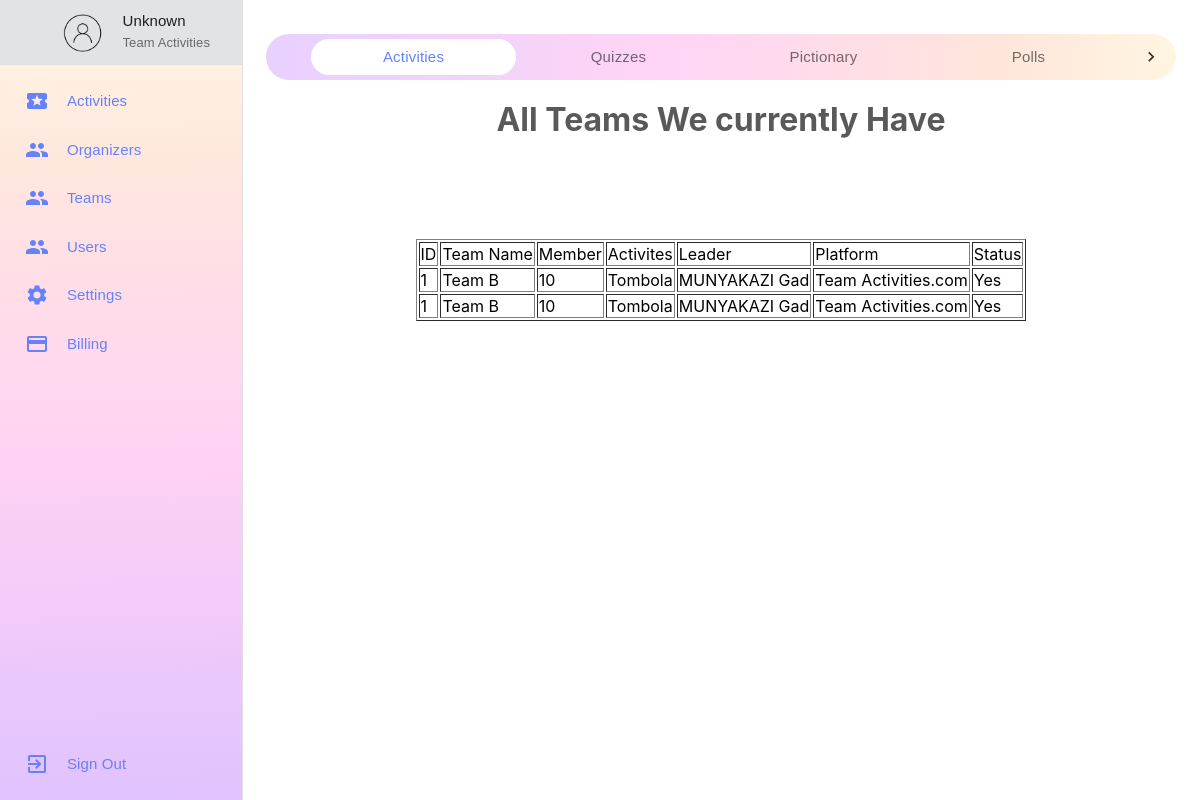
Page /Admin/team.php (signed in) on the committed database.
### tables this page shows
CREATE TABLE `teams` (
  `id` int(50) NOT NULL,
  `tname` varchar(50) NOT NULL,
  `member` int(50) NOT NULL,
  `activities` varchar(50) NOT NULL,
  `leader` varchar(50) NOT NULL,
  `platform` varchar(50) NOT NULL,
  `active` varchar(50) NOT NULL
);

### Admin/team.php (the view, shortened to what this page needs)
<?php
   require_once('db.php');
    $user_id = $_SESSION['user_id'];
    $sql = "SELECT username FROM user WHERE id='$user_id'";
    $result = $connection->query($sql);
    if ($result->num_rows == 1) {
        $row = $result->fetch_assoc();
        $email = $row['username'];
    } else {
        $email = "Unknown";
    }
    $query = "SELECT * FROM teams";
    $result = mysqli_query($connection,$query);
?>
<html>
<head>
  <link href="./static/css/main.ecbd17b9.chunk.css" rel="stylesheet">
</head>
<body>
    <div id="root">
        <nav class="jss39">
        <div class="MuiDrawer-root MuiDrawer-docked">
            <div class="MuiPaper-root MuiDrawer-paper jss45 MuiDrawer-paperAnchorLeft MuiDrawer-paperAnchorDockedLeft MuiPaper-elevation0">
            <div class="jss40 cFlex"><div class="jss44" style="min-height: fit-content;">
                <div class="MuiBox-root jss56 jss47 cWidthFillAvailable">
                <div class="MuiBox-root jss57">
                    <p class="MuiTypography-root jss49 maxLines2 MuiTypography-body1">
                        <?php echo $email; ?>
                    </p>
                    <p class="MuiTypography-root jss50 MuiTypography-body1">
                    Team Activities
                    </p>
                </div>
                <div class="MuiAvatar-root MuiAvatar-circular jss48">
                    <img alt="ishimwe Oaklynn" src="./images/men.png" class="MuiAvatar-img">
                    </div>
                </div>
            </div>
            <ul class="MuiList-root MuiList-padding">
                <li class="MuiListItem-root jss51 MuiListItem-gutters">
                    <div class="MuiListItemIcon-root" style="min-width: 42px;">
                    </div>
                    <div class="MuiListItemText-root" id="MuiListItemclickable001">
                        <span class="MuiTypography-root MuiListItemText-primary MuiTypography-body1 MuiTypography-displayBlock">
                            Activities
                        </span>
                    </div>
                </li>
                <li class="MuiListItem-root jss51 MuiListItem-gutters">
                <div class="MuiListItemIcon-root" style="min-width: 42px;">
                </div>
                <div class="MuiListItemText-root" id="MuiListItemclickable002">
                    <span class="MuiTypography-root MuiListItemText-primary MuiTypography-body1 MuiTypography-displayBlock">
                    Organizers
                    </span>
                    </div>
                </li>
                <li class="MuiListItem-root jss51 MuiListItem-gutters">
                    <div class="MuiListItemIcon-root" style="min-width: 42px;">
                    </div>
                    <div class="MuiListItemText-root" id="MuiListItemclickable003">
                        <span class="MuiTypography-root MuiListItemText-primary MuiTypography-body1 MuiTypography-displayBlock">
                        Teams
                        </span>
                    </div>
                    </li>
                    <li class="MuiListItem-root jss51 MuiListItem-gutters">
                    <div class="MuiListItemIcon-root" style="min-width: 42px;">
                    </div>
                    <div class="MuiListItemText-root" id="MuiListItemclickable004">
                        <span class="MuiTypography-root MuiListItemText-primary MuiTypography-body1 MuiTypography-displayBlock">
                        Users
                        </span>
                    </div>
                    </li>
                    <li class="MuiListItem-root jss51 MuiListItem-gutters">
                    <div class="MuiListItemIcon-root" style="min-width: 42px;">
                    </div>
                    <div class="MuiListItemText-root" id="MuiListItemclickable005">
                        <span class="MuiTypography-root MuiListItemText-primary MuiTypography-body1 MuiTypography-displayBlock">
                        Settings
                        </span>
                    </div>
                    </li>
                    <li class="MuiListItem-root jss51 MuiListItem-gutters">
                            <div class="MuiListItemIcon-root" style="min-width: 42px;">
                            <svg class="MuiSvgIcon-root" focusable="false" viewBox="0 0 24 24" aria-hidden="true">
                                <path d="M20 4H4c-1.11 0-1.99.89-1.99 2L2 18c0 1.11.89 2 2 2h16c1.11 0 2-.89 2-2V6c0-1.11-.89-2-2-2zm0 14H4v-6h16v6zm0-10H4V6h16v2z">
                                </path>
                            </svg>
                            </div>
                            <div class="MuiListItemText-root" id="MuiListItemclickable006">
                            <span class="MuiTypography-root MuiListItemText-primary MuiTypography-body1 MuiTypography-displayBlock">
                                Billing
                            </span>
                            </div>
                        </li>
                    </ul>
                        <div class="cHeightFillAvailable">
                        </div>
                        <ul class="MuiList-root MuiList-padding">
                        <li class="MuiListItem-root jss51 MuiListItem-gutters">
                            <div class="MuiListItemIcon-root" style="min-width: 42px;">
                            <svg class="MuiSvgIcon-root" focusable="false" viewBox="0 0 24 24" aria-hidden="true">
                                <path d="M10.09 15.59L11.5 17l5-5-5-5-1.41 1.41L12.67 11H3v2h9.67l-2.58 2.59zM19 3H5c-1.11 0-2 .9-2 2v4h2V5h14v14H5v-4H3v4c0 1.1.89 2 2 2h14c1.1 0 2-.9 2-2V5c0-1.1-.9-2-2-2z">
                                </path>
                            </svg>
                            </div>
                            <div class="MuiListItemText-root" id="MuiListItemclickable007">
                            <span class="MuiTypography-root MuiListItemText-primary MuiTypography-body1 MuiTypography-displayBlock">
                                Sign Out
                            </span>
                            </div>
                        </li>
                        </ul>
                    </div>
                    </div>
                </div>
                </nav>
                <main class="jss46">
                <div class="MuiTabs-root hq-tabs jss242">
                    <div class="MuiTabs-scroller MuiTabs-scrollable" style="margin-bottom: 0px;">
                        <div class="MuiTabs-flexContainer" role="tablist">
                        <button class="MuiButtonBase-root MuiTab-root MuiTab-textColorPrimary jss243 Mui-selected" tabindex="0" type="button" role="tab" aria-selected="true">
                            <span class="MuiTab-wrapper">
                            <span class="jss244">
                                Activities
                            </span>
                            </span>
                        </button>
                        <button class="MuiButtonBase-root MuiTab-root MuiTab-textColorPrimary jss243" tabindex="-1" type="button" role="tab" aria-selected="false">
                            <span class="MuiTab-wrapper">
                            <span class="jss244">Quizzes</span>
                            </span>
                        </button>
                        <button class="MuiButtonBase-root MuiTab-root MuiTab-textColorPrimary jss243" tabindex="-1" type="button" role="tab" aria-selected="false">
                            <span class="MuiTab-wrapper">
                            <span class="jss244">
                                Pictionary
                            </span>
                            </span>
                        </button>
                        <button class="MuiButtonBase-root MuiTab-root MuiTab-textColorPrimary jss243" tabindex="-1" type="button" role="tab" aria-selected="false">
                            <span class="MuiTab-wrapper">
                            <span class="jss244">
                                Polls
                            </span>
                            </span>
                        </button>
                        </div>
                    </div>
                    <div class="MuiButtonBase-root MuiTabScrollButton-root MuiTabs-scrollButtons MuiTabs-scrollButtonsDesktop" aria-disabled="false">
                        <svg class="MuiSvgIcon-root MuiSvgIcon-fontSizeSmall" focusable="false" viewBox="0 0 24 24" aria-hidden="true">
                        <path d="M8.59 16.34l4.58-4.59-4.58-4.59L10 5.75l6 6-6 6z">
                        </path>
                        </svg>
                    </div>
                    </div>
        <h1 style="text-align: center;margin-bottom: 100px;margin-top:20px;color:#595959">All Teams We currently Have</h1>
        <center>
            <div class="container">
                <div class="row">
                    <div class="col">
                        <div class="card">
                            <div class="body">
                                <table border="1">
                                    <tr class="headers">
                                        <td>ID</td>
                                        <td>Team Name</td>
                                        <td>Member</td>
                                        <td>Activites</td>
                                        <td>Leader</td>
                                        <td>Platform</td>
                                        <td>Status</td>
                                    </tr>
                                    <tr>
                                        <?php
                                            while($row = mysqli_fetch_assoc($result))
                                            {
                                        ?>
                                    <td><?php echo $row['id']; ?></td>
                                    <td><?php echo $row['tname']; ?></td>
                                    <td><?php echo $row['member']; ?></td>
                                    <td><?php echo $row['activities']; ?></td>
                                    <td><?php echo $row['leader']; ?></td>
                                    <td><?php echo $row['platform']; ?></td>
                                    <td><?php echo $row['active']; ?></td>
                                    </tr>
                                        <?php
                                            }
                                        ?>
                                </table>
                            </div>
                        </div>
                    </div>
                </div>
            </div>
        </center>
    </main>
  </body>
</html>

### Admin/static/css/main.ecbd17b9.chunk.css (style rules this page uses)
body { margin:0;font-family:-apple-system,BlinkMacSystemFont,"Segoe UI","Roboto","Oxygen","Ubuntu","Cantarell","Fira Sans","Droid Sans","Helvetica Neue",sans-serif;-webkit-font-smoothing:antialiased;-moz-osx-font-smoothing:grayscale }
.cFlex { display:flex!important }
.cWidthFillAvailable { width:100%!important;width:-webkit-fill-available!important;width:fill-available!important }
.cHeightFillAvailable { height:100%!important;height:-webkit-fill-available!important;height:fill-available!important }
.maxLines2 { -webkit-line-clamp:2;line-clamp:2 }
.maxLines1,.maxLines2 { overflow:hidden;text-overflow:ellipsis;display:-webkit-box;-webkit-box-orient:vertical }
.hq-tabs { background:linear-gradient(90deg,rgba(212,170,255,.55),rgba(255,178,237,.55) 44.79%,rgba(255,208,189,.55) 80.73%,rgba(255,238,201,.55));border-radius:30px;min-height:36px!important;padding:5px }
.hq-tabs .MuiTab-root { padding:0;min-height:36px }
.hq-tabs .Mui-selected { border-radius:30px;-webkit-animation:tab-background .5s forwards;animation:tab-background .5s forwards;padding:0 }

### rows in the picture
teams: id "1", tname "Team B", member "10", activities "Tombola", leader "MUNYAKAZI Gad", platform "Team Activities.com", active "Yes"
teams: id "1", tname "Team B", member "10", activities "Tombola", leader "MUNYAKAZI Gad", platform "Team Activities.com", active "Yes"

### other values in the picture
$email "Unknown"
